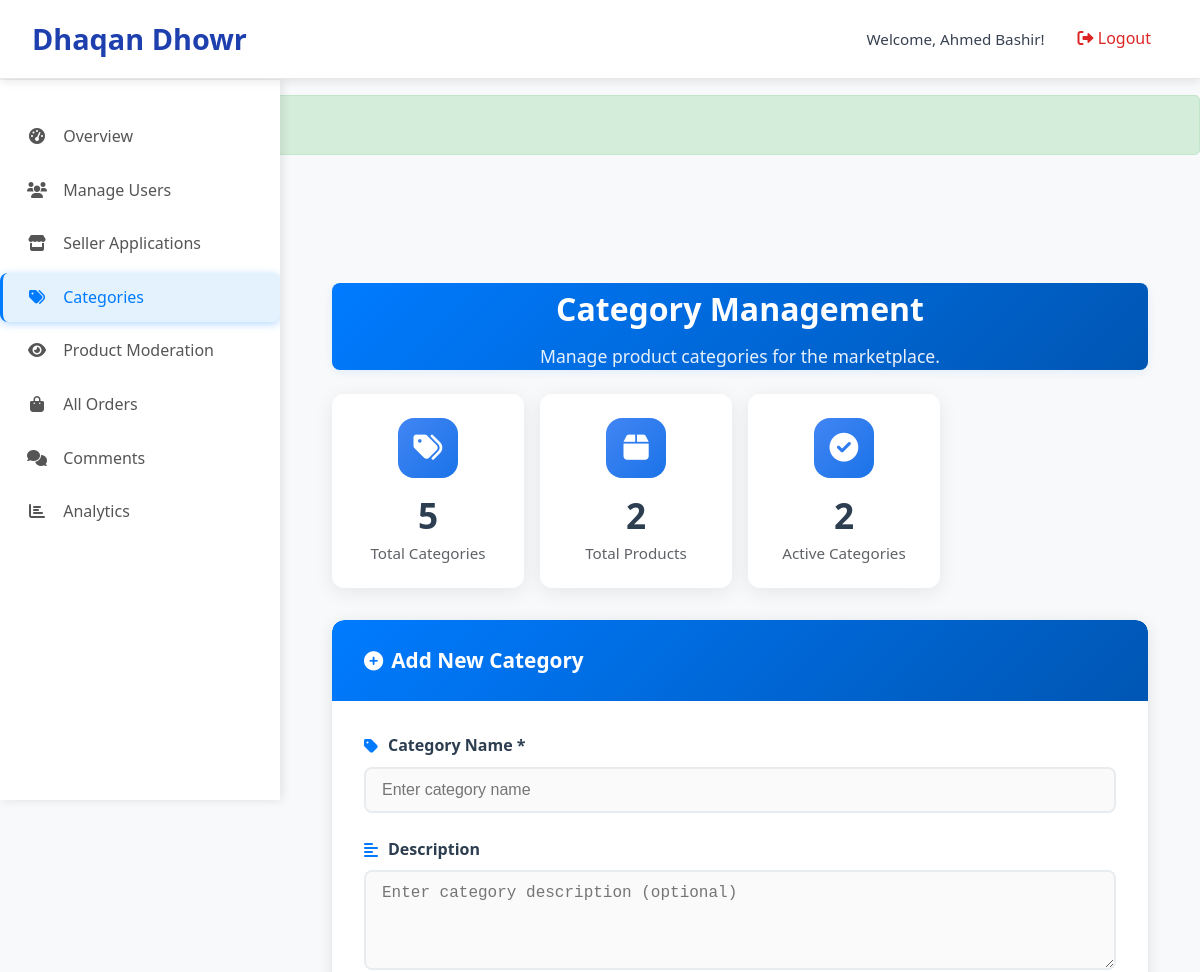
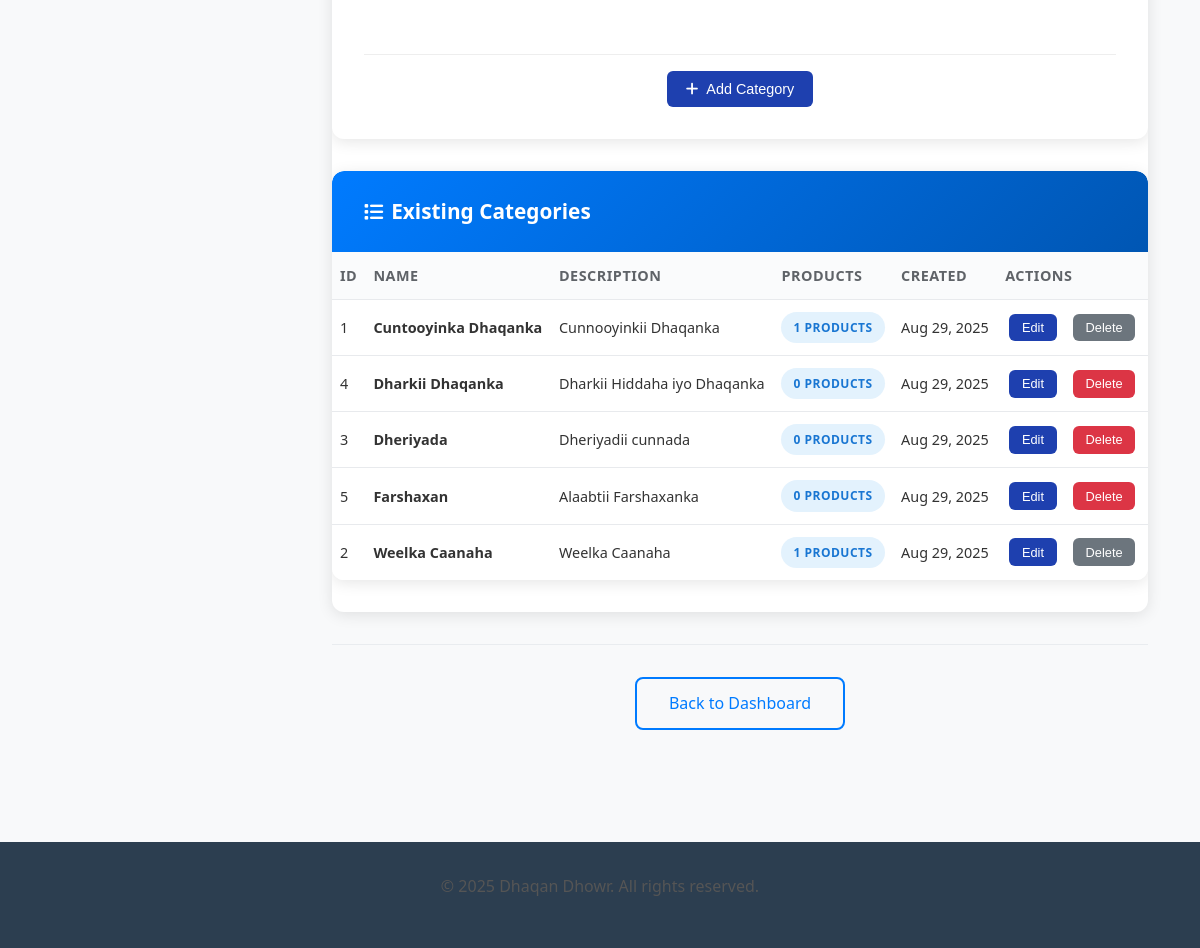
/admin/categories.php (signed in), run on the app's committed database (2 pictures, top to bottom).
### tables this page shows
CREATE TABLE `categories` (
  `id` int(11) NOT NULL,
  `name` varchar(100) NOT NULL,
  `description` text DEFAULT NULL,
  `parent_id` int(11) DEFAULT NULL,
  `created_at` timestamp NOT NULL DEFAULT current_timestamp()
);

### admin/categories.php (the view, shortened to what this page needs)
<?php
require_once __DIR__ . '/../includes/init.php';
try {
    $sql = "SELECT c.*, COUNT(p.id) as product_count
            FROM categories c
            LEFT JOIN products p ON c.id = p.category_id
            GROUP BY c.id
            ORDER BY c.name ASC";
    $result = $conn->query($sql);
    $categories = [];
    if ($result && $result->num_rows > 0) {
        while ($row = $result->fetch_assoc()) {
            $categories[] = $row;
        }
    }
} catch (Exception $e) {
    $error_message = "Error fetching categories: " . $e->getMessage();
}
include '../includes/admin_header.php';
?>
<?php include '../includes/admin_sidebar.php'; ?>
<div class="seller-layout">
    <main class="seller-main">
    <div class="container">
        <div class="admin-header">
            <h1>Category Management</h1>
            <p>Manage product categories for the marketplace.</p>
        </div>
        <div class="stats-grid">
            <div class="stat-card">
                <div class="stat-icon">
                    <i class="fas fa-tags"></i>
                </div>
                <div class="stat-content">
                    <h3><?= count($categories); ?></h3>
                    <p>Total Categories</p>
                </div>
            </div>
            <div class="stat-card">
                <div class="stat-icon">
                    <i class="fas fa-box"></i>
                </div>
                <div class="stat-content">
                    <h3><?= array_sum(array_column($categories, 'product_count')); ?></h3>
                    <p>Total Products</p>
                </div>
            </div>
            <div class="stat-card">
                <div class="stat-icon">
                    <i class="fas fa-check-circle"></i>
                </div>
                <div class="stat-content">
                    <h3><?= count(array_filter($categories, function($c) { return $c['product_count'] > 0; })); ?></h3>
                    <p>Active Categories</p>
                </div>
            </div>
        </div>
        <div class="admin-content">
            <div class="admin-section">
                <div class="section-header">
                    <h2><i class="fas fa-plus-circle"></i> Add New Category</h2>
                </div>
                <form method="POST" class="admin-form">
                    <div class="form-row">
                        <div class="form-group">
                            <label for="name"><i class="fas fa-tag"></i> Category Name *</label>
                            <input type="text" id="name" name="name" required class="form-control" placeholder="Enter category name">
                        </div>
                        <div class="form-group">
                            <label for="description"><i class="fas fa-align-left"></i> Description</label>
                            <textarea id="description" name="description" class="form-control" rows="3" placeholder="Enter category description (optional)"></textarea>
                        </div>
                    </div>
                    <div class="form-actions">
                        <button type="submit" class="btn btn-primary">
                            <i class="fas fa-plus"></i> Add Category
                        </button>
                    </div>
                </form>
            </div>
            <div class="admin-section">
                <div class="section-header">
                    <h2><i class="fas fa-list"></i> Existing Categories</h2>
                </div>
                <div class="table-container">
                    <table class="admin-table">
                        <thead>
                            <tr>
                                <th>ID</th>
                                <th>Name</th>
                                <th>Description</th>
                                <th>Products</th>
                                <th>Created</th>
                                <th>Actions</th>
                            </tr>
                        </thead>
                        <tbody>
                            <?php if (empty($categories)): ?>
                                <tr>
                                    <td colspan="6" class="text-center">No categories found.</td>
                                </tr>
                            <?php else: ?>
                                <?php foreach ($categories as $category): ?>
                                    <tr>
                                        <td><?= $category['id']; ?></td>
                                        <td>
                                            <strong><?= htmlspecialchars($category['name']); ?></strong>
                                        </td>
                                        <td>
                                            <?= htmlspecialchars($category['description'] ?? 'No description'); ?>
                                        </td>
                                        <td>
                                            <span class="badge badge-info"><?= $category['product_count']; ?> products</span>
                                        </td>
                                        <td><?= date('M j, Y', strtotime($category['created_at'])); ?></td>
                                        <td>
                                            <div class="action-buttons">
                                                <button class="btn btn-sm btn-primary" onclick="editCategory(<?= $category['id']; ?>, '<?= htmlspecialchars($category['name'], ENT_QUOTES); ?>', '<?= htmlspecialchars($category['description'] ?? '', ENT_QUOTES); ?>')">
                                                    Edit
                                                </button>
                                                <?php if ($category['product_count'] == 0): ?>
                                                    <form method="POST" style="display: inline;">
                                                        <button type="submit" class="btn btn-sm btn-danger" onclick="return confirm('Delete this category? This action cannot be undone.')">
                                                            Delete
                                                        </button>
                                                    </form>
                                                <?php else: ?>
                                                    <button class="btn btn-sm btn-secondary" disabled title="Cannot delete category with products">
                                                        Delete
                                                    </button>
                                                <?php endif; ?>
                                            </div>
                                        </td>
                                    </tr>
                                <?php endforeach; ?>
                            <?php endif; ?>
                        </tbody>
                    </table>
                </div>
            </div>
        </div>
        <div class="admin-actions">
            <a href="index.php" class="btn btn-outline">Back to Dashboard</a>
        </div>
    </div>
    </main>
</div>
<?php include '../includes/admin_footer.php'; ?>

### data on the page
categories: id "1", name "Cuntooyinka Dhaqanka", description "Cunnooyinkii Dhaqanka", product_count "1", created_at "Aug 29, 2025", shows "Delete"
categories: id "4", name "Dharkii Dhaqanka", description "Dharkii Hiddaha iyo Dhaqanka", product_count "0", created_at "Aug 29, 2025"
categories: id "3", name "Dheriyada", description "Dheriyadii cunnada", product_count "0", created_at "Aug 29, 2025"
categories: id "5", name "Farshaxan", description "Alaabtii Farshaxanka", product_count "0", created_at "Aug 29, 2025"
categories: id "2", name "Weelka Caanaha", description "Weelka Caanaha", product_count "1", created_at "Aug 29, 2025", shows "Delete"

### other printed values
SITE_NAME "Dhaqan Dhowr"
getCurrentUserName() "Ahmed Bashir"
count($categories) "5"
array_sum(array_column($categories, 'product_count')) "2"
